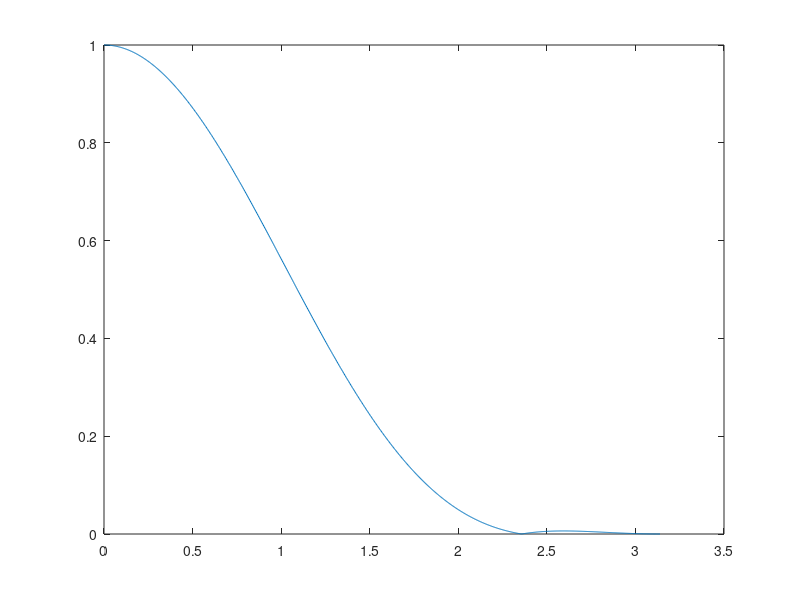

The MATLAB script that drew this image:
h0 = 0.07319351212;
h1 = 0.25;
h2 = 0.35361297576;

a = [1];
b = [h0 h1 h2 h1 h0];
[H,w] = freqz(b,a,1024);
figure;
plot(w,abs(H));
